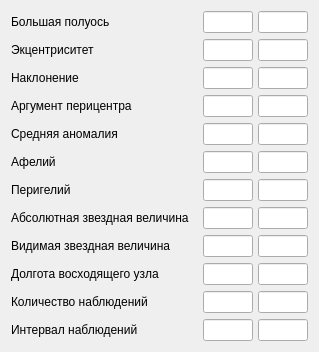
             <widget class="QWidget" name="scrollAreaWidgetContents">
              <property name="geometry">
               <rect>
                <x>0</x>
                <y>0</y>
                <width>319</width>
                <height>348</height>
               </rect>
              </property>
              <layout class="QVBoxLayout" name="verticalLayout_17">
               <item>
                <layout class="QHBoxLayout" name="horizontalLayout_16">
                 <property name="spacing">
                  <number>5</number>
                 </property>
                 <item>
                  <widget class="QLabel" name="label_19">
                   <property name="text">
                    <string>Большая полуось</string>
                   </property>
                  </widget>
                 </item>
                 <item>
                  <widget class="QLineEdit" name="s_lineMinA">
                   <property name="maximumSize">
                    <size>
                     <width>50</width>
                     <height>16777215</height>
                    </size>
                   </property>
                   <property name="text">
                    <string/>
                   </property>
                  </widget>
                 </item>
                 <item>
                  <widget class="QLineEdit" name="s_lineMaxA">
                   <property name="maximumSize">
                    <size>
                     <width>50</width>
                     <height>16777215</height>
                    </size>
                   </property>
                  </widget>
                 </item>
                </layout>
               </item>
               <item>
                <layout class="QHBoxLayout" name="horizontalLayout_17">
                 <property name="spacing">
                  <number>5</number>
                 </property>
                 <item>
                  <widget class="QLabel" name="label_20">
                   <property name="text">
                    <string>Экцентриситет</string>
                   </property>
                  </widget>
                 </item>
                 <item>
                  <widget class="QLineEdit" name="s_lineMinE">
                   <property name="maximumSize">
                    <size>
                     <width>50</width>
                     <height>16777215</height>
                    </size>
                   </property>
                  </widget>
                 </item>
                 <item>
                  <widget class="QLineEdit" name="s_lineMaxE">
                   <property name="maximumSize">
                    <size>
                     <width>50</width>
                     <height>16777215</height>
                    </size>
                   </property>
                  </widget>
                 </item>
                </layout>
               </item>
               <item>
                <layout class="QHBoxLayout" name="horizontalLayout_18">
                 <property name="spacing">
                  <number>5</number>
                 </property>
                 <item>
                  <widget class="QLabel" name="label_21">
                   <property name="text">
                    <string>Наклонение</string>
                   </property>
                  </widget>
                 </item>
                 <item>
                  <widget class="QLineEdit" name="s_lineMinI">
                   <property name="maximumSize">
                    <size>
                     <width>50</width>
                     <height>16777215</height>
                    </size>
                   </property>
                  </widget>
                 </item>
                 <item>
                  <widget class="QLineEdit" name="s_lineMaxI">
                   <property name="maximumSize">
                    <size>
                     <width>50</width>
                     <height>16777215</height>
                    </size>
                   </property>
                  </widget>
                 </item>
                </layout>
               </item>
               <item>
                <layout class="QHBoxLayout" name="horizontalLayout_19">
                 <property name="spacing">
                  <number>5</number>
                 </property>
                 <item>
                  <widget class="QLabel" name="label_22">
                   <property name="text">
                    <string>Аргумент перицентра</string>
                   </property>
                  </widget>
                 </item>
                 <item>
                  <widget class="QLineEdit" name="s_lineMinW">
                   <property name="maximumSize">
                    <size>
                     <width>50</width>
                     <height>16777215</height>
                    </size>
                   </property>
                  </widget>
                 </item>
                 <item>
                  <widget class="QLineEdit" name="s_lineMaxW">
                   <property name="maximumSize">
                    <size>
                     <width>50</width>
                     <height>16777215</height>
                    </size>
                   </property>
                  </widget>
                 </item>
                </layout>
               </item>
               <item>
                <layout class="QHBoxLayout" name="horizontalLayout_20">
                 <property name="spacing">
                  <number>5</number>
                 </property>
                 <item>
                  <widget class="QLabel" name="label_23">
                   <property name="text">
                    <string>Средняя аномалия</string>
                   </property>
                  </widget>
                 </item>
                 <item>
                  <widget class="QLineEdit" name="s_lineMinM">
                   <property name="maximumSize">
                    <size>
                     <width>50</width>
                     <height>16777215</height>
                    </size>
                   </property>
                  </widget>
                 </item>
                 <item>
                  <widget class="QLineEdit" name="s_lineMaxM">
                   <property name="maximumSize">
                    <size>
                     <width>50</width>
                     <height>16777215</height>
                    </size>
                   </property>
                  </widget>
                 </item>
                </layout>
               </item>
               <item>
                <layout class="QHBoxLayout" name="horizontalLayout_21">
                 <property name="spacing">
                  <number>5</number>
                 </property>
                 <item>
                  <widget class="QLabel" name="label_24">
                   <property name="text">
                    <string>Афелий</string>
                   </property>
                  </widget>
                 </item>
                 <item>
                  <widget class="QLineEdit" name="s_lineMinAph">
                   <property name="maximumSize">
                    <size>
                     <width>50</width>
                     <height>16777215</height>
                    </size>
                   </property>
                  </widget>
                 </item>
                 <item>
                  <widget class="QLineEdit" name="s_lineMaxAph">
                   <property name="maximumSize">
                    <size>
                     <width>50</width>
                     <height>16777215</height>
                    </size>
                   </property>
                  </widget>
                 </item>
                </layout>
               </item>
               <item>
                <layout class="QHBoxLayout" name="horizontalLayout_27">
                 <property name="spacing">
                  <number>5</number>
                 </property>
                 <item>
                  <widget class="QLabel" name="label_30">
                   <property name="text">
                    <string>Перигелий</string>
                   </property>
                  </widget>
                 </item>
                 <item>
                  <widget class="QLineEdit" name="s_lineMinPer">
                   <property name="maximumSize">
                    <size>
                     <width>50</width>
                     <height>16777215</height>
                    </size>
                   </property>
                  </widget>
                 </item>
                 <item>
                  <widget class="QLineEdit" name="s_lineMaxPer">
                   <property name="maximumSize">
                    <size>
                     <width>50</width>
                     <height>16777215</height>
                    </size>
                   </property>
                  </widget>
                 </item>
                </layout>
               </item>
               <item>
                <layout class="QHBoxLayout" name="horizontalLayout_26">
                 <property name="spacing">
                  <number>5</number>
                 </property>
                 <item>
                  <widget class="QLabel" name="label_29">
                   <property name="text">
                    <string>Абсолютная звездная величина</string>
                   </property>
                  </widget>
                 </item>
                 <item>
                  <widget class="QLineEdit" name="s_lineMinMag">
                   <property name="maximumSize">
                    <size>
                     <width>50</width>
                     <height>16777215</height>
                    </size>
                   </property>
                  </widget>
                 </item>
                 <item>
                  <widget class="QLineEdit" name="s_lineMaxMag">
                   <property name="maximumSize">
                    <size>
                     <width>50</width>
                     <height>16777215</height>
                    </size>
                   </property>
                  </widget>
                 </item>
                </layout>
               </item>
               <item>
                <layout class="QHBoxLayout" name="horizontalLayout_25">
                 <property name="spacing">
                  <number>5</number>
                 </property>
                 <item>
                  <widget class="QLabel" name="label_28">
                   <property name="text">
                    <string>Видимая звездная величина</string>
                   </property>
                  </widget>
                 </item>
                 <item>
                  <widget class="QLineEdit" name="s_lineMinSeeMag">
                   <property name="maximumSize">
                    <size>
                     <width>50</width>
                     <height>16777215</height>
                    </size>
                   </property>
                  </widget>
                 </item>
                 <item>
                  <widget class="QLineEdit" name="s_lineMaxSeeMag">
                   <property name="maximumSize">
                    <size>
                     <width>50</width>
                     <height>16777215</height>
                    </size>
                   </property>
                  </widget>
                 </item>
                </layout>
               </item>
               <item>
                <layout class="QHBoxLayout" name="horizontalLayout_24">
                 <property name="spacing">
                  <number>5</number>
                 </property>
                 <item>
                  <widget class="QLabel" name="label_27">
                   <property name="text">
                    <string>Долгота восходящего узла</string>
                   </property>
                  </widget>
                 </item>
                 <item>
                  <widget class="QLineEdit" name="s_lineMinKnot">
                   <property name="maximumSize">
                    <size>
                     <width>50</width>
                     <height>16777215</height>
                    </size>
                   </property>
                  </widget>
                 </item>
                 <item>
                  <widget class="QLineEdit" name="s_lineMaxKnot">
                   <property name="maximumSize">
                    <size>
                     <width>50</width>
                     <height>16777215</height>
                    </size>
                   </property>
                  </widget>
                 </item>
                </layout>
               </item>
               <item>
                <layout class="QHBoxLayout" name="horizontalLayout_23">
                 <property name="spacing">
                  <number>5</number>
                 </property>
                 <item>
                  <widget class="QLabel" name="label_26">
                   <property name="text">
                    <string>Количество наблюдений</string>
                   </property>
                  </widget>
                 </item>
                 <item>
                  <widget class="QLineEdit" name="s_lineMinObsNum">
                   <property name="maximumSize">
                    <size>
                     <width>50</width>
                     <height>16777215</height>
                    </size>
                   </property>
                  </widget>
                 </item>
                 <item>
                  <widget class="QLineEdit" name="s_lineMaxObsNum">
                   <property name="maximumSize">
                    <size>
                     <width>50</width>
                     <height>16777215</height>
                    </size>
                   </property>
                  </widget>
                 </item>
                </layout>
               </item>
               <item>
                <layout class="QHBoxLayout" name="horizontalLayout_22">
                 <property name="spacing">
                  <number>5</number>
                 </property>
                 <item>
                  <widget class="QLabel" name="label_25">
                   <property name="text">
                    <string>Интервал наблюдений</string>
                   </property>
                  </widget>
                 </item>
                 <item>
                  <widget class="QLineEdit" name="s_lineMinObsPeriod">
                   <property name="maximumSize">
                    <size>
                     <width>50</width>
                     <height>16777215</height>
                    </size>
                   </property>
                  </widget>
                 </item>
                 <item>
                  <widget class="QLineEdit" name="s_lineMaxObsPeriod">
                   <property name="maximumSize">
                    <size>
                     <width>50</width>
                     <height>16777215</height>
                    </size>
                   </property>
                  </widget>
                 </item>
                </layout>
               </item>
              </layout>
             </widget>
